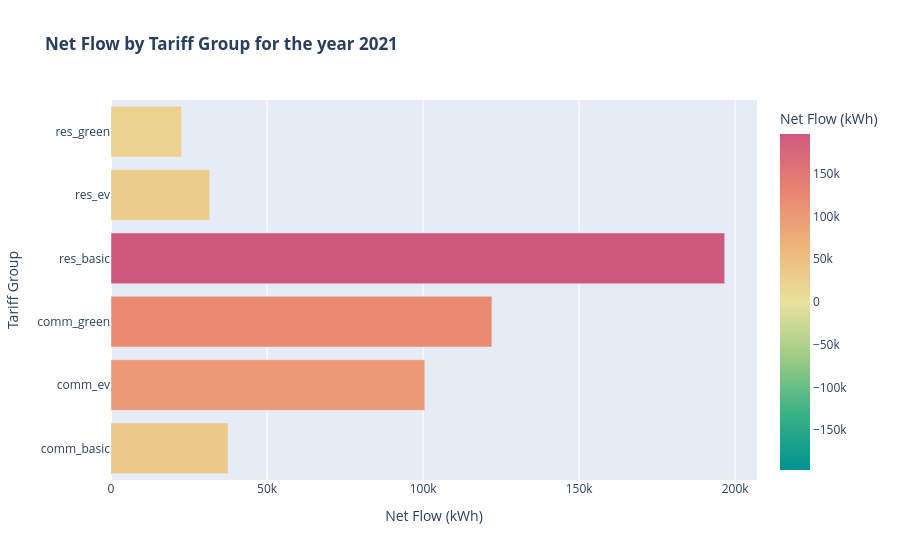

Here is the notebook cell this chart was saved with:
### Code cell
# Plot the results.
fig = px.bar(
    df_tariff,
    x="net_kWh",
    y="tariff_id",
    orientation="h",
    color="net_kWh",
    color_continuous_scale=px.colors.diverging.Temps,
    color_continuous_midpoint=0,
    title="<b>Net Flow by Tariff Group for the year {}<b>".format(year),
    labels={"tariff_id": "Tariff Group", "net_kWh": "Net Flow (kWh)"},
)
fig.show()

### Figure 1 — Plotly figure (JSON) as saved in the notebook; plotly's stock layout.template omitted (floating-point values rounded to 4 significant figures)
{"data": [{"hovertemplate": "Net Flow (kWh)=%{marker.color}<br>Tariff Group=%{y}<extra></extra>", "legendgroup": "", "marker": {"color": [37514, 100553, 122057, 196644, 31651, 22591], "coloraxis": "coloraxis", "pattern": {"shape": ""}}, "name": "", "orientation": "h", "showlegend": false, "textposition": "auto", "type": "bar", "x": [37514, 100553, 122057, 196644, 31651, 22591], "xaxis": "x", "y": ["comm_basic", "comm_ev", "comm_green", "res_basic", "res_ev", "res_green"], "yaxis": "y"}], "layout": {"barmode": "relative", "coloraxis": {"autocolorscale": false, "cmid": 0, "colorbar": {"title": {"text": "Net Flow (kWh)"}}, "colorscale": [[0.0, "rgb(0, 147, 146)"], [0.1667, "rgb(57, 177, 133)"], [0.3333, "rgb(156, 203, 134)"], [0.5, "rgb(233, 226, 156)"], [0.6667, "rgb(238, 180, 121)"], [0.8333, "rgb(232, 132, 113)"], [1.0, "rgb(207, 89, 126)"]]}, "legend": {"tracegroupgap": 0}, "title": {"text": "<b>Net Flow by Tariff Group for the year 2021<b>"}, "xaxis": {"anchor": "y", "domain": [0.0, 1.0], "title": {"text": "Net Flow (kWh)"}}, "yaxis": {"anchor": "x", "domain": [0.0, 1.0], "title": {"text": "Tariff Group"}}}}
